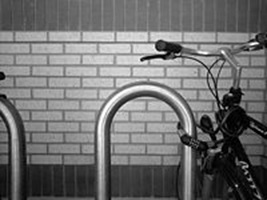
#> input picture Practice/baitap2/images/Bicycle.jpg, 267 x 200 px, found by its file name
$ jupyter execute --allow-errors baitap2.ipynb   (older library calls are emulated)
#> lines starting #> are read from the running program, lines starting #| are printed output that depends on the picture
1. Mssv: 19521994
2. Họ Tên: Ngô Thành Phát
3. Bài Tập: Bài Tập 1
4. Ngày Thực Hiện: 20/09/2002

[cell 1]
from google.colab import drive
drive.mount('/gdrive')

[cell 2]
import os
dir_monhoc = '/gdrive/MyDrive/CS231.N12.KHCL'

[cell 3]
dir_baitap = os.path.join(dir_monhoc, 'Baitap', 'Baitap2')
dir_images = os.path.join(dir_baitap, 'images')

[cell 4]
import cv2
import os
import numpy as np
import matplotlib.pyplot as plt
import skimage.exposure as exposure
import scipy.ndimage as ndimage

[cell 5]
path_filename = os.path.join(dir_images,'Bicycle.jpg')
img = cv2.imread(path_filename)
#> img is the input picture: shape (200, 267, 3); min 0, max 255, mean 112.3
gray = cv2.cvtColor(img, cv2.COLOR_BGR2GRAY)

path_filename_2 = os.path.join(dir_images,'bansoxe.jpg')
img_2 = cv2.imread(path_filename_2)
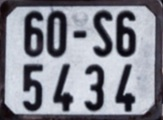
#> input picture Practice/baitap2/images/bansoxe.jpg, 163 x 120 px, found by its file name
#> img_2 is the input picture: shape (120, 163, 3); mean B, G, R 144.8, 134.8, 133.1
gray_2 = cv2.cvtColor(img_2, cv2.COLOR_BGR2GRAY)

[cell 6]
# blur
blur = cv2.GaussianBlur(gray, (0,0), 1.3, 1.3)

[cell 7]
from google.colab.patches import cv2_imshow
cv2_imshow(img)

from google.colab.patches import cv2_imshow
cv2_imshow(img_2)

# Yêu cầu 1: Đọc ảnh và hiển thị ảnh kết quả sau khi dò tìm cạnh: Gx, Gy và G
# 2 ảnh: Bicycle.jpg và ( bansoxe.jpg hoặc houseg.bmp)

[cell 8]
def sobel_filters(img):
  Sx=np.array([[-1,0,1],[-2,0,2],[-1,0,1]],np.float32)
  Sy=np.array([[1,2,1],[0,0,0],[-1,-2,-1]],np.float32)

  Ix = cv2.filter2D(img, -1, Sx)
  Iy = cv2.filter2D(img, -1, Sy)

  G=np.hypot(Ix,Iy)
  G=G/G.max()*255
  theta=np.arctan2(Iy,Ix)

  return Ix,Iy,G,theta

[cell 9]
def show2image(img_src, img_rst, title1, title2):
  plt.figure(figsize=(10,20))
  # show img src
  plt.subplot(1,2,1)
  plt.title(title1)
  img_src = cv2.cvtColor(img_src.astype(np.uint8), cv2.COLOR_BGR2RGB)
  plt.imshow(img_src, interpolation='bicubic')

  # show img result
  plt.subplot(1,2,2)
  plt.title(title2)
  img_rst = cv2.cvtColor(img_rst.astype(np.uint8), cv2.COLOR_BGR2RGB)
  plt.imshow(img_rst, interpolation='bicubic')

[cell 10]
Ix,Iy,G,theta = sobel_filters(img)

[cell 11]
# apply sobel derivatives
sobelx = cv2.Sobel(blur,cv2.CV_64F,1,0,ksize=3)
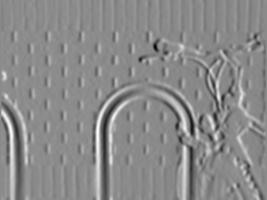
#> sobelx: shape (200, 267) float64; min -375, max 314, mean -1; drawn with min black and max white
sobely = cv2.Sobel(blur,cv2.CV_64F,0,1,ksize=3)
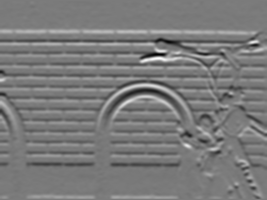
#> sobely: shape (200, 267) float64; min -386, max 414, mean -1.3; drawn with min black and max white

[cell 12]
show2image(img,Ix,"Original","Gx")
show2image(Iy,G,"Gy","G")

[cell 13]
Ix,Iy,G,theta = sobel_filters(img_2)

show2image(img_2,Ix,"Original","Gx")
show2image(Iy,G,"Gy","G")

**Yêu cầu 2:**
- Viết hàm xác định đặc trưng ảnh dựa trên
thông tin cạnh: theo trục x và trục y
- Tính khoảng cách euclidean giữa 2 ảnh: sử
dụng thư viện của scipy
-  Tính sự tương đồng theo cosin giữa 2 ảnh.

2 cặp ảnh:

< image_0814.jpg, image_0816.jpg>
< image_0814.jpg, image_1248.jpg>

[cell 14]
path_filename0814 = os.path.join(dir_images,'image_0814.jpg')
img1 = cv2.imread(path_filename0814)
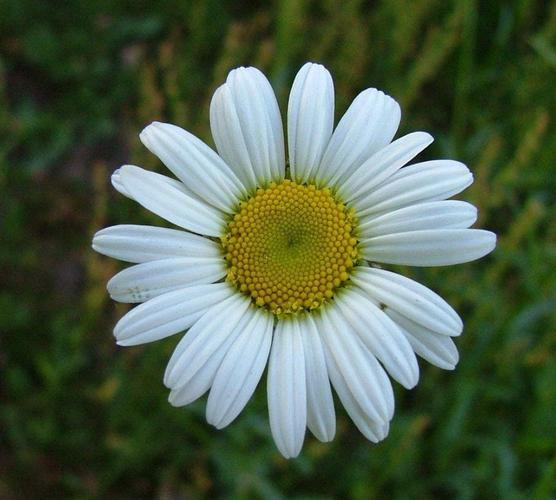
#> input picture Practice/baitap2/images/image_0814.jpg, 556 x 500 px, found by its file name
#> img1 is the input picture: shape (500, 556, 3); mean B, G, R 74.8, 97.4, 81

path_filename0816 = os.path.join(dir_images,'image_0816.jpg')
img2 = cv2.imread(path_filename0816)
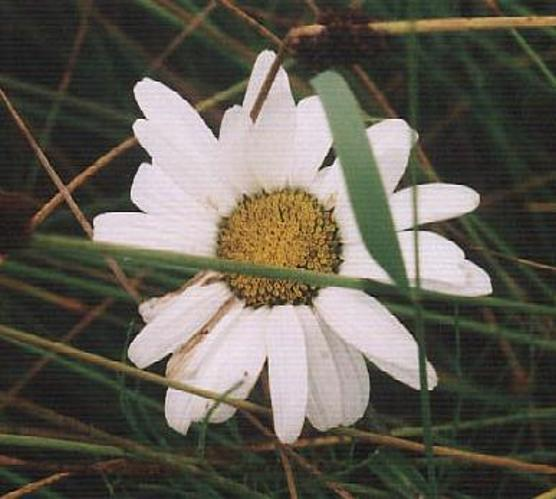
#> input picture Practice/baitap2/images/image_0816.jpg, 556 x 499 px, found by its file name
#> img2 is the input picture: shape (499, 556, 3); mean B, G, R 82.5, 93, 97.3

path_filename1248 = os.path.join(dir_images,'image_1248.jpg')
img3 = cv2.imread(path_filename1248)
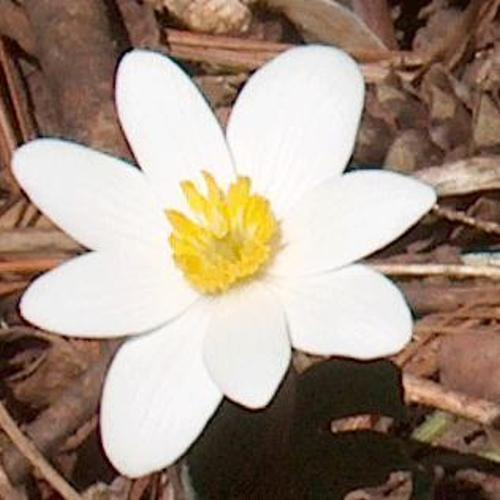
#> input picture Practice/baitap2/images/image_1248.jpg, 500 x 500 px, found by its file name
#> img3 is the input picture: shape (500, 500, 3); mean B, G, R 129, 144, 162.3

[cell 15]
from google.colab.patches import cv2_imshow
cv2_imshow(img1)
from google.colab.patches import cv2_imshow
cv2_imshow(img2)
from google.colab.patches import cv2_imshow
cv2_imshow(img3)

# Viết hàm xác định đặc trưng ảnh dựa trên thông tin cạnh: theo trục x và trục y

[cell 16]
gray1 = cv2.cvtColor(img1,cv2.COLOR_BGR2GRAY)
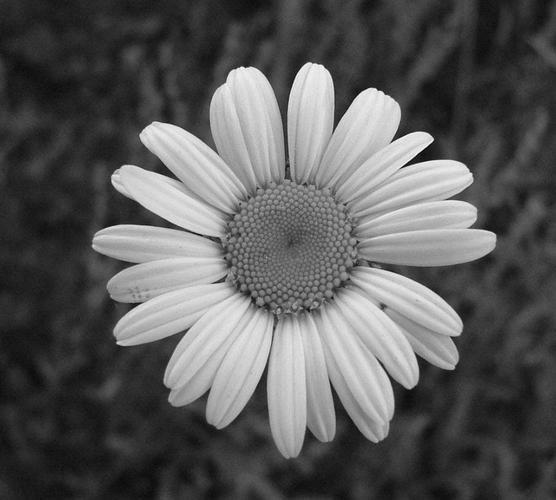
#> gray1: shape (500, 556); min 1, max 253, mean 89.9
gray2 = cv2.cvtColor(img2,cv2.COLOR_BGR2GRAY)
gray3 = cv2.cvtColor(img3,cv2.COLOR_BGR2GRAY)

[cell 17]
from google.colab.patches import cv2_imshow
cv2_imshow(gray1)
from google.colab.patches import cv2_imshow
cv2_imshow(gray2)
from google.colab.patches import cv2_imshow
cv2_imshow(gray3)

[cell 18]
blur = cv2.GaussianBlur(gray, (0,0), 1.3, 1.3)

[cell 19]
sobelx = cv2.Sobel(0,cv2.CV_64F,1,0,ksize=3)
sobely = cv2.Sobel(0,cv2.CV_64F,0,1,ksize=3)

[cell 20]
sobelx_norm= exposure.rescale_intensity(sobelx, in_range='image', out_range=(0,255)).clip(0,255).astype(np.uint8)
sobely_norm= exposure.rescale_intensity(sobelx, in_range='image', out_range=(0,255)).clip(0,255).astype(np.uint8)

[cell 21]
from google.colab.patches import cv2_imshow
cv2_imshow( sobelx_norm)

# Tính khoảng cách euclidean giữa 2 ảnh(spicy)

[cell 22]
def calFeatureVector(img):
 img_ = cv2.resize(img, (256, 256))
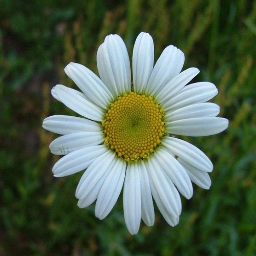
#> img_: shape (256, 256, 3); mean B, G, R 74.6, 97.3, 80.8
 _, _, G, _ = sobel_filters(img_)
#> in sobel_filters (call 3), `G=np.hypot(Ix,Iy)`:
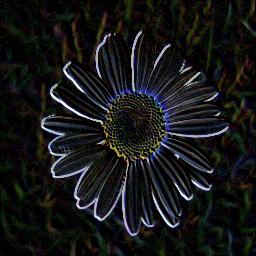
#> G: shape (256, 256, 3) float16; mean B, G, R 32.2, 32.3, 31.4; drawn with min black and max white
#> in sobel_filters (call 3), `theta=np.arctan2(Iy,Ix)`:
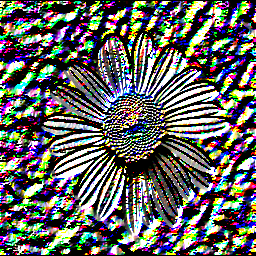
#> theta: shape (256, 256, 3) float16; mean B, G, R 0.598, 0.61, 0.611; drawn with min black and max white
 row_sum = np.sum(G, axis=1, dtype=np.float64)
#> row_sum = 256 rows, first 8: [1120.5, 2093.8, 1904.2], [1658.4, 2893.6, 2870.1], [1481.8, 2830.2, 2861.8], [1667.6, 2987.1, 2930.7], [1726, 2877.9, 2720.4], [1643.2, 2580, 2677.6], [1797.6, 2671.5, 2765.4], [2078, 3086.7, 2933.7]
 col_sum = np.sum(G, axis=0, dtype=np.float64)
#> col_sum = 256 rows, first 8: [1065.3, 1356.8, 1235.1], [1669.9, 2365.7, 1780.9], [1688.1, 2557.8, 1682.9], [1626.2, 2530.5, 1597.9], [1918.9, 2506.6, 1872.7], [2216.9, 2524.3, 2237.1], [1873.6, 2282, 1832], [1790.7, 2449.7, 1896.4]
 return (np.hstack((row_sum.T, col_sum)))
